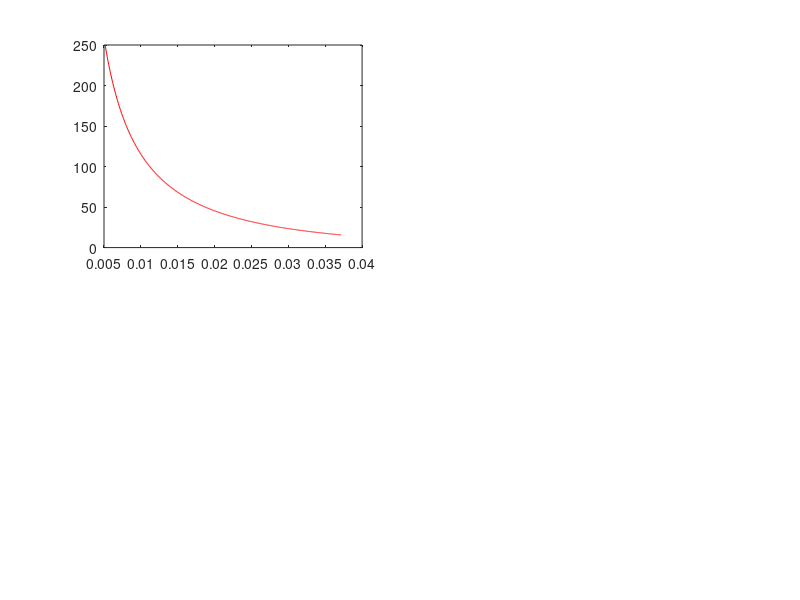

Write MATLAB code to recreate this figure. (Note: this script raises an error after producing the figure.)
% Delay vs. Throughput

mu = 1/10;

% arrival rate
%Need to make sure that the arrival rate will always be less than the service rate
lambda = [0; 0];
bLength = 1000;
b = linspace(0.2, 0.8, bLength);
lambda(1) = mu * min(b) * 0.8;
lambda(2) = mu * (1- max(b)) * 0.9;

n = [b; 1-b];
% Delay per user formula
D_each  = @(lambda,n, mu) 1./(mu.*n-lambda);

%% Plotting delay vs throughput (n)
% Delay = 1/(1-n)

% Delay per user
% figure;
% subplot(2,1,1);
% semilogy(n(1,:), D_each(min(lambda),n(1,:),mu),'r');
% hold on
% semilogy(n(1,:), D_each(max(lambda),1-n(1,:),mu),'blue');
% heading = ['Throughput ', 'vs. Individual Delay for User 1 and User 2'];
% key1 = ['$D_1(\lambda_1, \mu, b)=\frac{1}{b\mu-\lambda_1},\lambda_1=$'+string(min(lambda))+', $\mu =$'+string(mu)];
% key2 = ['$D_2(\lambda_2, \mu, b)=\frac{1}{(1-b)\mu-\lambda_2},\lambda_2=$'+string(max(lambda))+', $\mu =$'+string(mu)];
% legend([key1; key2], 'Interpreter','latex');
% title(heading,'Interpreter','latex')
% ylabel('Delay (D)','Interpreter','latex')
% xlabel('Split factor applied to service rate (b)', 'Interpreter','latex')
% xlim([0 1]);

% Sum Delay
% subplot(2,1,2);
% DelayTotal = D_each(min(lambda),n(1,:),mu)+D_each(max(lambda),1-n(1,:),mu);
% DelayTotal(DelayTotal<0)=nan;
% semilogy(n(1,:), DelayTotal,'green');
% [M,I]= min(DelayTotal);
% xline(n(1,I),'linewidth',2, 'color', 'blue');
% heading = ['Throughput ', 'vs. Sum Delay for All User'];
% title(heading, 'Interpreter','latex')
% ylabel('Delay (D1+D2)', 'Interpreter','latex')
% xlabel('Split factor applied to service rate (b)', 'Interpreter','latex')
% xlim([0 1]);

%% Now Delay vs Throughput
% Throughput = Max # of bits that can be transmitted in the system
%       n    = The capacity given value of arrival rate and service rate
% 
% Delay      = How many time slots will need to skip to service new packet for the user
%       D    = 1/(1-n)

% Calculate throughput for each new service rate
n_each = @(lambda, mu, b) lambda*log2(mu.*b/lambda);
tp = [n_each(min(lambda), mu, b); n_each(max(lambda), mu, 1-b)];
% Calculate Delay for each throughput value
figure;
subplot(2,2,1);
plot(tp(1,:), D_each(min(lambda),n(1,:),mu), 'r');
heading = ['Delay for User 1', 'vs. Throughput'];
key1 = ['$D_1=\frac{1}{b\mu-\lambda_1},\lambda_1=$'+string(min(lambda))+', $\mu =$'+string(mu)+newline+"$n_1=\lambda_1 log_2(b\mu\backslash\lambda_1)$"];
legend([key1], 'Interpreter','latex');
title(heading,'Interpreter','latex')
ylabel('Delay','Interpreter','latex')
xlabel('Throughput $n_1$', 'Interpreter','latex')
grid on;
x1=xlim;
subplot(2,2,2);
plot(tp(2,:), D_each(max(lambda),n(2,:),mu),'blue');

grid on;
heading = ['Delay for User 2 ', 'vs. Throughput'];
key2 = ['$D_2=\frac{1}{(1-b)\mu-\lambda_2},\lambda_2=$'+string(max(lambda))+', $\mu =$'+string(mu)+newline+"$n_2=\lambda_2 log_2((1-b)\mu\backslash\lambda_2)$"];
legend([key2], 'Interpreter','latex');
title(heading,'Interpreter','latex')
ylabel('Delay','Interpreter','latex')
xlabel('Throughput $n_2$', 'Interpreter','latex')
set(gca, 'xdir', 'reverse')
ax=gca;
ax_pos = ax.Position;
xlim(x1)

subplot(2,2,[3 4]);
DelayTotal = D_each(min(lambda),n(1,:),mu)+D_each(max(lambda),n(2,:),mu);
DelayTotal(DelayTotal<0)=nan;
plot(tp(1,:), DelayTotal, 'green');
[M,I]= min(DelayTotal);
heading = ['Sum Delay ', 'vs. Throughput'];
title({'';'';heading;'Throughput $n_2$';''}, 'Interpreter','latex')
ylabel('Delay', 'Interpreter','latex')
xlabel('Throughput $n_1$', 'Interpreter','latex')
xlim(x1)
ax1=gca;
ax1_pos = ax1.Position; % position of first axes
ax2 = axes('Position',ax1_pos,...
    'XAxisLocation','top',...
    'YAxisLocation','right',...
    'Color','none');
set(ax2, 'XLim', get(ax,'XLim'), 'xdir', 'reverse', 'YLim',get(ax1, 'YLim'));
grid on